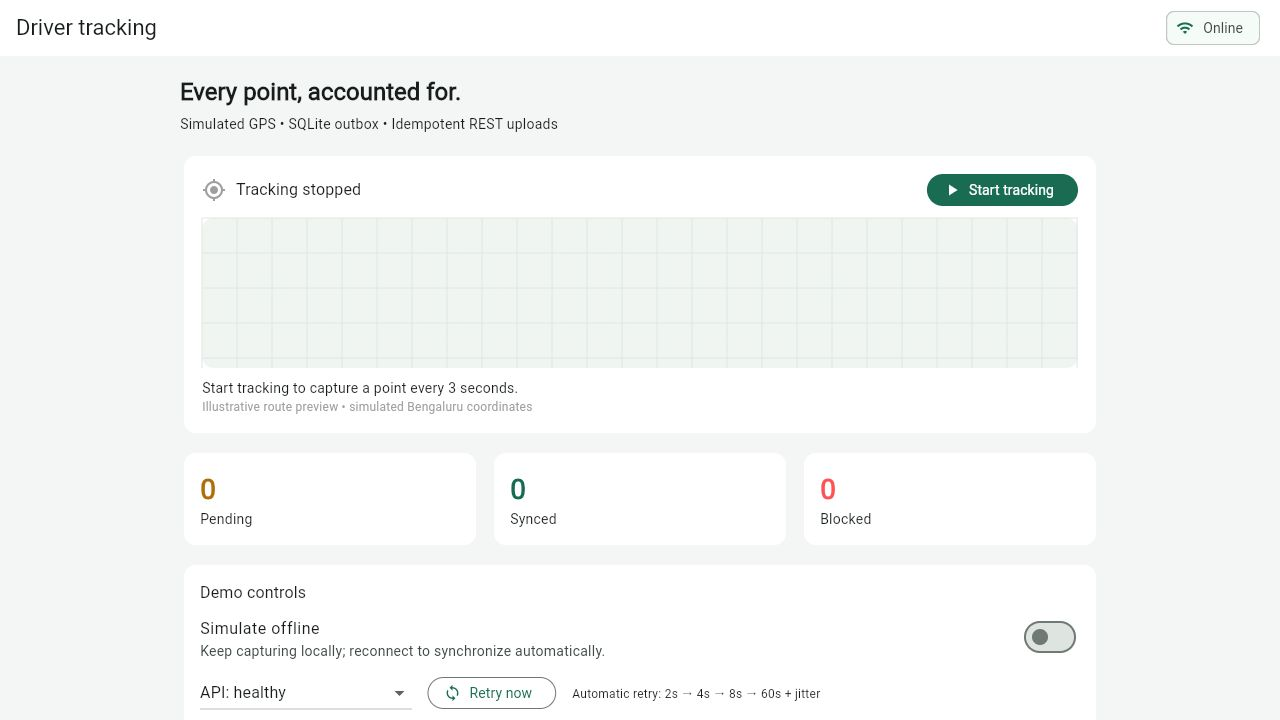
#> input picture docs/frames/01-ready.jpg, 1280 x 720 px; its folder holds 4 pictures in this run
$ python create_walkthrough.py
#> lines starting #> are read from the running program, lines starting #| are printed output that depends on the picture
"""Package captured UI screenshots into an explicitly edited walkthrough GIF."""
from pathlib import Path
from PIL import Image, ImageDraw, ImageFont, ImageOps

root = Path(__file__).resolve().parents[1]
captions = [
    ("01-ready", "1. Start/stop simulated GPS tracking"),
    ("02-offline-queued", "2. Offline: 34 points committed locally, zero uploads"),
    ("03-auto-synced", "3. Reconnected: all 34 points synchronized automatically"),
    ("04-upload-failed", "4. API returns 503: failed points stay queued for retry"),
    ("05-retry-recovered", "5. API restored: retries succeed; 40 unique points synchronized"),
]
font_path = Path("C:/Windows/Fonts/segoeui.ttf")
font = ImageFont.truetype(str(font_path), 25) if font_path.exists() else ImageFont.load_default()
frames = []
for name, caption in captions:
    screenshot = Image.open(root / "docs" / "frames" / f"{name}.jpg").convert("RGB")
#> screenshot is the input picture: PIL image 1280x720 RGB; mean R, G, B 244.8, 246.9, 245.7
    frame = Image.new("RGB", (1280, 1000), "#F4F6F5")
    draw = ImageDraw.Draw(frame)
    draw.rectangle((0, 0, 1280, 80), fill="#146B52")
    draw.text((24, 22), caption, font=font, fill="white")
    screenshot = ImageOps.contain(screenshot, (1280, 920))
    frame.paste(screenshot, ((1280 - screenshot.width) // 2, 80))
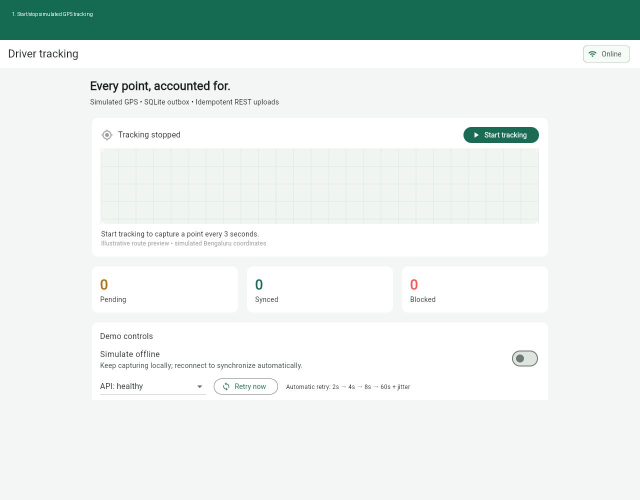
#> frame: PIL image 1280x1000 RGB (shown at 1/2 size); mean R, G, B 226.7, 235.5, 232.5
    frames.append(frame)
#> pass 2 of the loop `for name, caption in captions:`:
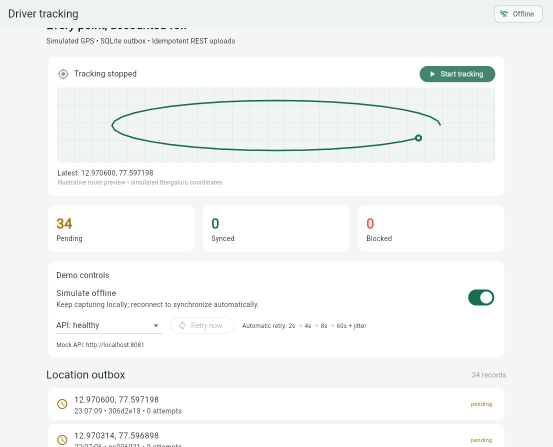
#> input picture docs/frames/02-offline-queued.jpg, 1105 x 893 px (shown at 1/2 size)
#> screenshot is the input picture: PIL image 1105x893 RGB; mean R, G, B 243.9, 246.4, 245.1
#> screenshot: PIL image 1138x920 RGB
#> `frame.paste(screenshot, ((1280 - screenshot.width) // 2, 80))`:
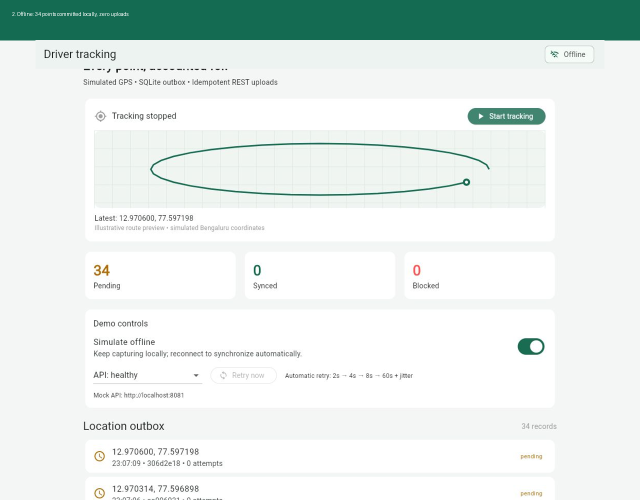
#> frame: PIL image 1280x1000 RGB (shown at 1/2 size); mean R, G, B 226, 235.2, 232.1
#> pass 3 of the loop `for name, caption in captions:`:
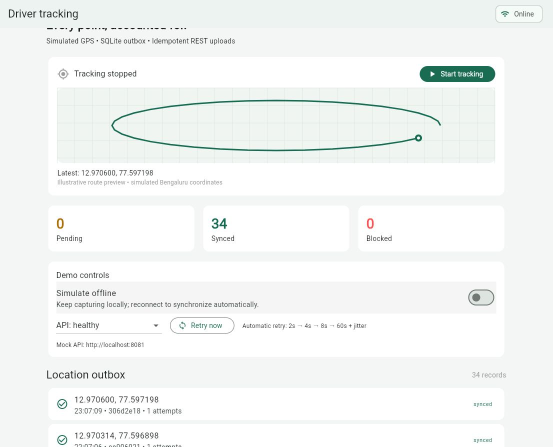
#> input picture docs/frames/03-auto-synced.jpg, 1105 x 893 px (shown at 1/2 size)
#> screenshot is the input picture: PIL image 1105x893 RGB; mean R, G, B 243.2, 245.8, 244.6
#> screenshot: PIL image 1138x920 RGB
#> `frame.paste(screenshot, ((1280 - screenshot.width) // 2, 80))`:
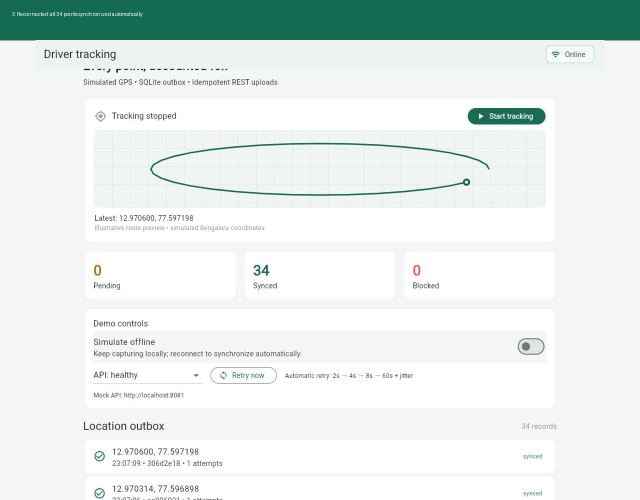
#> frame: PIL image 1280x1000 RGB (shown at 1/2 size); mean R, G, B 225.5, 234.7, 231.6
#> (the run stopped early here; a loop or call above may not have finished)
